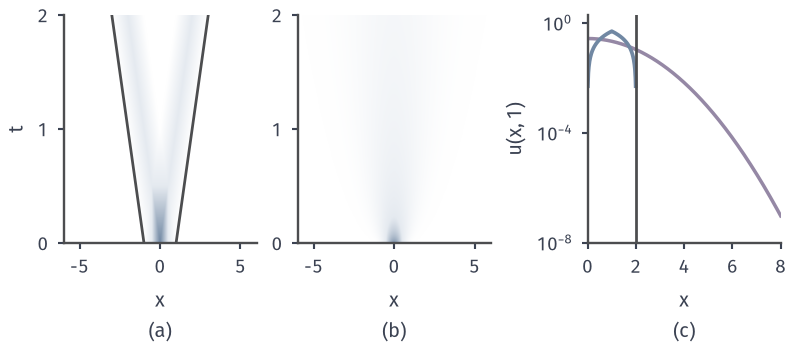

The Python source for this figure:
from pathlib import Path
import sys
ROOT = next(p for p in Path(__file__).resolve().parents if (p/"build.sh").is_file() and (p/"tex/book.tex").is_file())
sys.path.insert(0, str(ROOT/"figures/06-differential-equations/02-partial-differential-equations/matplotlib/wave-common"))
from wave_common import *
# Target: same tent, heat vs wave in space-time, and log view of the tails at t=1.
fig, axs = figure(width_mm=112, height_mm=50, ncols=3)
xs = np.linspace(-6, 6, 401); ts = np.linspace(.004, 2, 200); X, TT = np.meshgrid(xs, ts)
ax = axs[0]; style(ax); field(ax, wave_tent(X, TT), [-6, 6, 0, 2], vmax=1.)
ax.plot([1, 3], [0, 2], color=LINE, lw=1.1); ax.plot([-1, -3], [0, 2], color=LINE, lw=1.1)
ax.set_xticks([-5, 0, 5]); ax.set_yticks([0, 1, 2]); ax.set_ylabel('$t$'); sub(ax, 'a', '$x$')
ax = axs[1]; style(ax); field(ax, heat_tent(X, TT), [-6, 6, 0, 2], vmax=1.)
ax.set_xticks([-5, 0, 5]); ax.set_yticks([0, 1, 2]); sub(ax, 'b', '$x$')
ax = axs[2]; style(ax); x = np.linspace(0, 8, 801); h = heat_tent(x, 1.)
ax.semilogy(x, h, color=PURPLE, lw=1.4)
w = wave_tent(x, 1.); m = w > 0
ax.semilogy(x[m], w[m], color=BLUE, lw=1.5)
ax.axvline(2, color=LINE, lw=1.1)
ax.set_xlim(0, 8); ax.set_ylim(1e-8, 2); ax.set_xticks([0, 2, 4, 6, 8]); ax.set_yticks([1e-8, 1e-4, 1]); ax.set_ylabel('$u(x,1)$'); sub(ax, 'c', '$x$')
print('heat tail x=8', h[-1], 'wave at 2:', wave_tent(np.array([2.]), 1.))
save(fig, HERE(__file__), 'figure', {'formula': 'c=1; heat kernel convolved with tent; tails at t=1'})
